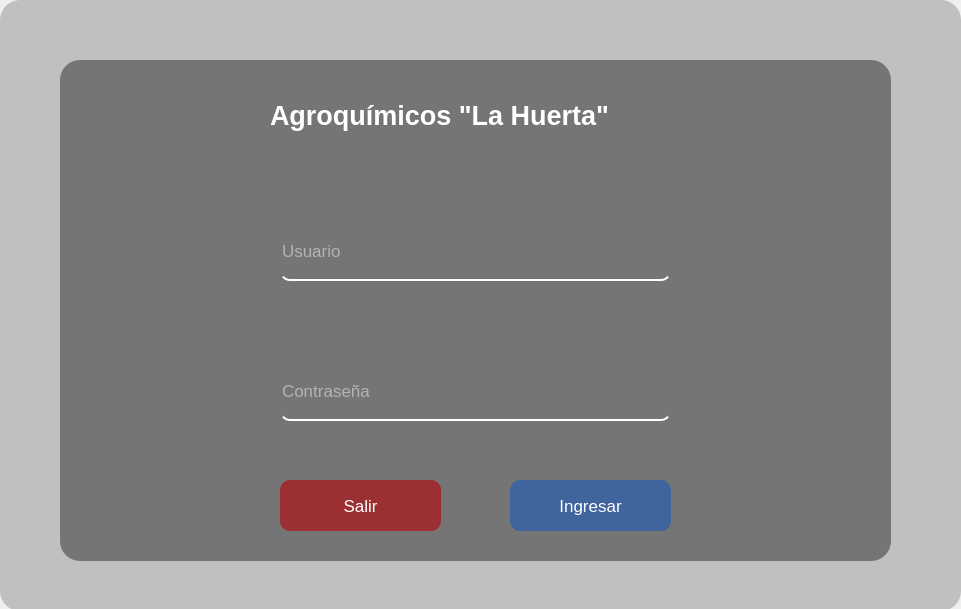
<?xml version="1.0" encoding="UTF-8"?>
<ui version="4.0">
 <class>Login</class>
 <widget class="QWidget" name="Login">
  <property name="geometry">
   <rect>
    <x>0</x>
    <y>0</y>
    <width>961</width>
    <height>609</height>
   </rect>
  </property>
  <property name="windowTitle">
   <string>Login</string>
  </property>
  <widget class="QFrame" name="frame">
   <property name="geometry">
    <rect>
     <x>0</x>
     <y>0</y>
     <width>961</width>
     <height>611</height>
    </rect>
   </property>
   <property name="styleSheet">
    <string notr="true">border-radius:10px;</string>
   </property>
   <property name="frameShape">
    <enum>QFrame::StyledPanel</enum>
   </property>
   <property name="frameShadow">
    <enum>QFrame::Raised</enum>
   </property>
   <widget class="QLabel" name="Imagen">
    <property name="geometry">
     <rect>
      <x>0</x>
      <y>0</y>
      <width>961</width>
      <height>611</height>
     </rect>
    </property>
    <property name="styleSheet">
     <string notr="true">border-image: url(:/img/login.jpeg);
border-radius: 20px;</string>
    </property>
    <property name="text">
     <string/>
    </property>
   </widget>
   <widget class="QLabel" name="sombraImagen">
    <property name="geometry">
     <rect>
      <x>0</x>
      <y>0</y>
      <width>961</width>
      <height>611</height>
     </rect>
    </property>
    <property name="styleSheet">
     <string notr="true">background-color: qlineargradient(spread:pad, x1:0, y1:0, x2:0, y2:0.715909, stop:0 rgba(0, 0, 0, 9), stop:0.375 rgba(0, 0, 0, 50), stop:0.835227 rgba(0, 0, 0, 75));
border-radius: 20px;
background-color: rgba(0,0,0,50);</string>
    </property>
    <property name="text">
     <string/>
    </property>
   </widget>
   <widget class="QLabel" name="sombraLogin">
    <property name="geometry">
     <rect>
      <x>60</x>
      <y>60</y>
      <width>831</width>
      <height>501</height>
     </rect>
    </property>
    <property name="styleSheet">
     <string notr="true">background-color: rgba(0,0,0,100);
border-radius: 20px;</string>
    </property>
    <property name="text">
     <string/>
    </property>
   </widget>
   <widget class="QLabel" name="label_4">
    <property name="geometry">
     <rect>
      <x>270</x>
      <y>80</y>
      <width>431</width>
      <height>71</height>
     </rect>
    </property>
    <property name="font">
     <font>
      <pointsize>20</pointsize>
      <weight>75</weight>
      <bold>true</bold>
     </font>
    </property>
    <property name="styleSheet">
     <string notr="true">color: rgba(255,255,255,255);</string>
    </property>
    <property name="text">
     <string>Agroquímicos &quot;La Huerta&quot;</string>
    </property>
   </widget>
   <widget class="QLineEdit" name="txtUsuario">
    <property name="geometry">
     <rect>
      <x>280</x>
      <y>230</y>
      <width>391</width>
      <height>51</height>
     </rect>
    </property>
    <property name="font">
     <font>
      <pointsize>13</pointsize>
     </font>
    </property>
    <property name="styleSheet">
     <string notr="true">background-color: rgba(0, 0, 0, 0);
border:  none;
border-bottom: 2px solid rgba(255, 255, 255, 255);;
color: rgba(255,255,255,230);
padding-bottom: 7px;</string>
    </property>
    <property name="text">
     <string/>
    </property>
    <property name="placeholderText">
     <string>Usuario</string>
    </property>
   </widget>
   <widget class="QLineEdit" name="txtContrasenia">
    <property name="geometry">
     <rect>
      <x>280</x>
      <y>370</y>
      <width>391</width>
      <height>51</height>
     </rect>
    </property>
    <property name="font">
     <font>
      <pointsize>13</pointsize>
     </font>
    </property>
    <property name="styleSheet">
     <string notr="true">background-color: rgba(0, 0, 0, 0);
border:  none;
border-bottom: 2px solid rgba(255, 255, 255, 255);;
color: rgba(255,255,255,230);
padding-bottom: 7px;</string>
    </property>
    <property name="echoMode">
     <enum>QLineEdit::Password</enum>
    </property>
    <property name="placeholderText">
     <string>Contraseña</string>
    </property>
   </widget>
   <widget class="QPushButton" name="btnSalir">
    <property name="geometry">
     <rect>
      <x>280</x>
      <y>480</y>
      <width>161</width>
      <height>51</height>
     </rect>
    </property>
    <property name="font">
     <font>
      <pointsize>13</pointsize>
     </font>
    </property>
    <property name="styleSheet">
     <string notr="true">background-color: rgb(181, 0, 3,60%);
color: rgb(255,255,255);
border-radius:10px;</string>
    </property>
    <property name="text">
     <string>Salir</string>
    </property>
   </widget>
   <widget class="QPushButton" name="btnIngresar">
    <property name="geometry">
     <rect>
      <x>510</x>
      <y>480</y>
      <width>161</width>
      <height>51</height>
     </rect>
    </property>
    <property name="font">
     <font>
      <pointsize>13</pointsize>
     </font>
    </property>
    <property name="styleSheet">
     <string notr="true">background-color: rgb(29, 89, 185, 60%);
color: rgb(255,255,255);
border-radius:10px;</string>
    </property>
    <property name="text">
     <string>Ingresar</string>
    </property>
   </widget>
  </widget>
 </widget>
 <resources>
  <include location="img/img.qrc"/>
 </resources>
 <connections/>
</ui>
